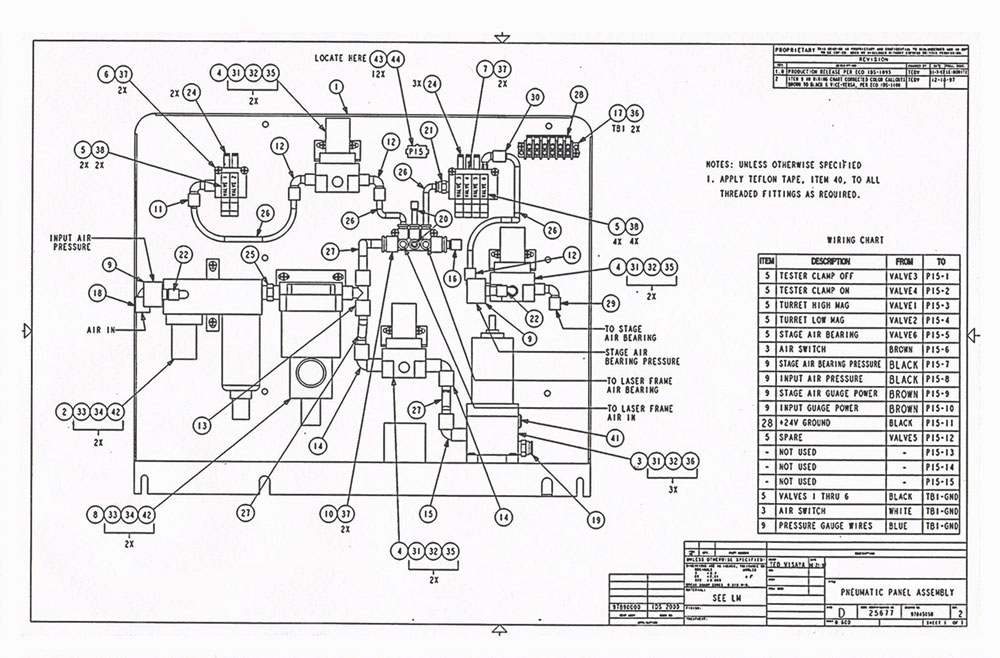
#> input picture Dataset/BOM-Dataset/11.jpg, 1000 x 658 px
$ python -i cell_detector.py   (imports and definitions only)
#> lines starting #> are read from the running program, lines starting #| are printed output that depends on the picture; after the words box and inside, x2 and y2 are one past the last pixel; in counts of white or black regions, pixels touching at a corner belong together
#> further down, picture is the input picture: shape (658, 1000, 3); mean B, G, R 230.1, 228.7, 230.1

import cv2
import numpy as np
import logging
from typing import List, Tuple, Optional

logger = logging.getLogger(__name__)


class CellDetector:

    def __init__(
        self,
        min_line_length: int = 30,
        kernel_scale: int = 15,
    ):

        self.min_line_length = min_line_length
        self.kernel_scale = kernel_scale

    def preprocess(self, image: np.ndarray) -> np.ndarray:
        if len(image.shape) == 3:
            gray = cv2.cvtColor(image, cv2.COLOR_BGR2GRAY)
        else:
            gray = image.copy()

        # Adaptive threshold to handle varying illumination
        binary = cv2.adaptiveThreshold(
            gray, 255,
            cv2.ADAPTIVE_THRESH_GAUSSIAN_C,
            cv2.THRESH_BINARY_INV,
            blockSize=15,
            C=9,
        )
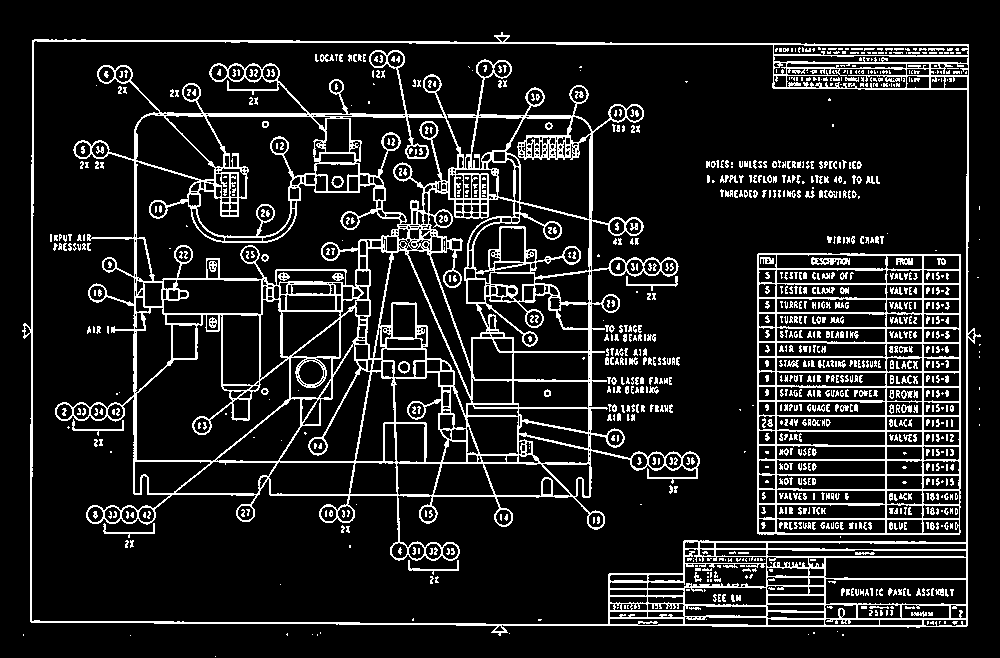
#> binary: shape (658, 1000); 12.7% white in thin lines or dots

        return binary

    def detect_lines(
        self, binary: np.ndarray
    ) -> Tuple[np.ndarray, np.ndarray]:

        h, w = binary.shape[:2]

        # Horizontal lines
        h_kernel_size = max(w // self.kernel_scale, self.min_line_length)
        h_kernel = cv2.getStructuringElement(
            cv2.MORPH_RECT, (h_kernel_size, 1)
        )
        horizontal = cv2.morphologyEx(binary, cv2.MORPH_OPEN, h_kernel, iterations=2)
#> horizontal: shape (658, 1000); 2.3% white in thin lines or dots, all inside (x1, y1, x2, y2) = (32, 40, 971, 627)

        # Vertical lines
        v_kernel_size = max(h // self.kernel_scale, self.min_line_length)
        v_kernel = cv2.getStructuringElement(
            cv2.MORPH_RECT, (1, v_kernel_size)
        )
        vertical = cv2.morphologyEx(binary, cv2.MORPH_OPEN, v_kernel, iterations=2)
#> vertical: shape (658, 1000); 0.99% white in thin lines or dots, all inside (x1, y1, x2, y2) = (30, 40, 969, 627)

        # Dilate to connect broken lines
        dilate_kernel = cv2.getStructuringElement(cv2.MORPH_RECT, (3, 3))
        horizontal = cv2.dilate(horizontal, dilate_kernel, iterations=1)
#> horizontal: shape (658, 1000); 5.2% white; 37 white regions, largest, box (x1, y1, x2, y2) and area: (33, 39, 972, 47) 3884, (31, 620, 970, 628) 3672, (134, 460, 594, 465) 1632
        vertical = cv2.dilate(vertical, dilate_kernel, iterations=1)
#> vertical: shape (658, 1000); 2.1% white; 10 white regions, largest, box (x1, y1, x2, y2) and area: (29, 39, 35, 624) 2426, (965, 43, 970, 628) 2376, (587, 128, 593, 498) 1870

        return horizontal, vertical

    def find_intersections(
        self,
        horizontal: np.ndarray,
        vertical: np.ndarray,
    ) -> np.ndarray:
        intersections = cv2.bitwise_and(horizontal, vertical)
#> intersections: shape (658, 1000); 0.21% white; 122 white regions (122 under 20 px)

        # Dilate intersections to merge nearby points
        kernel = cv2.getStructuringElement(cv2.MORPH_RECT, (5, 5))
        intersections = cv2.dilate(intersections, kernel, iterations=2)
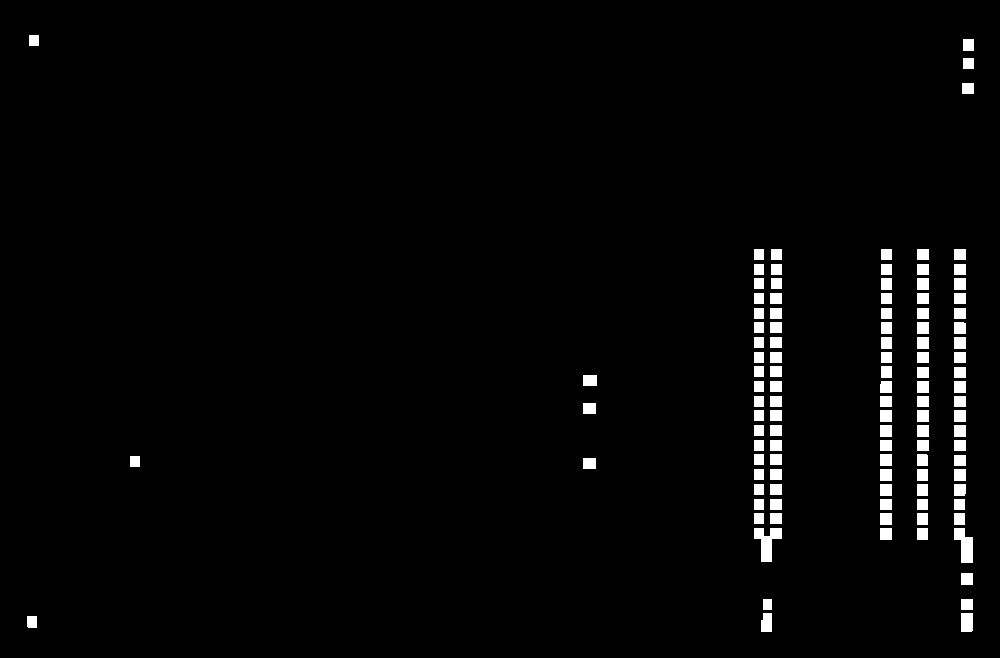
#> intersections: shape (658, 1000); 2.3% white; 113 white regions

        return intersections

    def extract_grid_points(
        self, intersections: np.ndarray
    ) -> Tuple[List[int], List[int]]:

        # Find contours of intersection regions
        contours, _ = cv2.findContours(
            intersections, cv2.RETR_EXTERNAL, cv2.CHAIN_APPROX_SIMPLE
        )
#> contours = 113 contours; largest, box (x1, y1, x2, y2) and area: (754, 528, 782, 562) 446, (954, 528, 973, 563) 380, (961, 613, 973, 632) 198, (761, 613, 772, 632) 166, (583, 375, 597, 386) 130

        if not contours:
            return [], []

        # Get center points of intersection regions
        points = []
        for cnt in contours:
            M = cv2.moments(cnt)
            if M["m00"] > 0:
                cx = int(M["m10"] / M["m00"])
                cy = int(M["m01"] / M["m00"])
                points.append((cx, cy))
#> this loop made 113 passes
#> (cnt, cx, cy) on passes 4, 5, 6, 8, 9, 11, 12: ([[961, 599], [961, 609], [972, 609], [972, 599]], 966, 604), ([[763, 599], [763, 609], [771, 609], [771, 599]], 767, 604), ([[961, 573], [961, 584], [972, 584], [972, 573]], 966, 578), ([[917, 528], [917, 539], [927, 539], [927, 528]], 922, 533), ([[880, 528], [880, 539], [891, 539], [891, 528]], 885, 533), ([[954, 513], [954, 524], [964, 524], [964, 513]], 959, 518), ([[917, 513], [917, 524], [927, 524], [927, 513]], 922, 518)
#> after the loop, points = 113 pairs, first value 31 to 968, second value 40 to 622

        if not points:
            return [], []

        # Cluster points into rows and columns
        xs = sorted(set(p[0] for p in points))
#> xs = [31, 33, 134, 589, 758, 766, 767, 775, 776, 885, 886, 921, 922, 959, 964, 966, 967, 968]
        ys = sorted(set(p[1] for p in points))
#> ys = 36 values from 40 to 622

        # Merge close points (within threshold)
        def merge_close(values: List[int], threshold: int = 15) -> List[int]:
#> called with threshold = 15
            if not values:
                return []
            merged = [values[0]]
#> merged = [31]
            for v in values[1:]:
                if v - merged[-1] > threshold:
                    merged.append(v)
                else:
                    # Average with previous
                    merged[-1] = (merged[-1] + v) // 2
#> this loop made 17 passes
#> v on passes 1 to 8: 33, 134, 589, 758, 766, 767, 775, 776
#> after the loop, merged = [32, 134, 589, 772, 885, 921, 966]
            return merged

        cols = merge_close(xs)
#> cols = [32, 134, 589, 772, 885, 921, 966]
        rows = merge_close(ys)
#> the loop in merge_close (call 2), `for v in values[1:]:` made 35 passes
#> v on passes 1 to 8: 44, 63, 88, 254, 269, 283, 298, 313
#> rows = [42, 63, 88, 261, 290, 320, 349, 380, 409, 437, 467, 496, 525, 543, 578, 604, 621]

        logger.info(f"Grid: {len(rows)} rows x {len(cols)} cols")

        return rows, cols

    def build_cell_grid(
        self,
        rows: List[int],
        cols: List[int],
        image_shape: Tuple[int, int],
    ) -> List[List[Tuple[int, int, int, int]]]:

        if len(rows) < 2 or len(cols) < 2:
            logger.warning("Not enough grid lines to form cells")
            return []

        cells = []
        for i in range(len(rows) - 1):
            row_cells = []
            for j in range(len(cols) - 1):
                x1 = cols[j]
                y1 = rows[i]
                x2 = cols[j + 1]
                y2 = rows[i + 1]

                # Add small padding inward to avoid line artifacts
                pad = 3
                x1 = min(x1 + pad, x2)
                y1 = min(y1 + pad, y2)
                x2 = max(x2 - pad, x1)
                y2 = max(y2 - pad, y1)

                row_cells.append((x1, y1, x2, y2))
            cells.append(row_cells)

        logger.info(f"Built {len(cells)} x {len(cells[0]) if cells else 0} cell grid")

        return cells

    def detect_cells(
        self, image: np.ndarray
    ) -> Tuple[List[List[Tuple[int, int, int, int]]], np.ndarray]:

        binary = self.preprocess(image)
        horizontal, vertical = self.detect_lines(binary)
        intersections = self.find_intersections(horizontal, vertical)
        rows, cols = self.extract_grid_points(intersections)
#> cols = [32, 134, 589, 772, 885, 921, 966]

        h, w = image.shape[:2]
        cells = self.build_cell_grid(rows, cols, (h, w))
#> the loop in build_cell_grid, `for i in range(len(rows) - 1):` made 16 passes
#> after the loop in build_cell_grid, `for i in range(len(rows) - 1):`: cells = 16 items
#> cells = 16 items

        # Create debug visualization
        debug = image.copy() if len(image.shape) == 3 else cv2.cvtColor(image, cv2.COLOR_GRAY2BGR)

        # Draw detected lines
        line_mask = cv2.bitwise_or(horizontal, vertical)
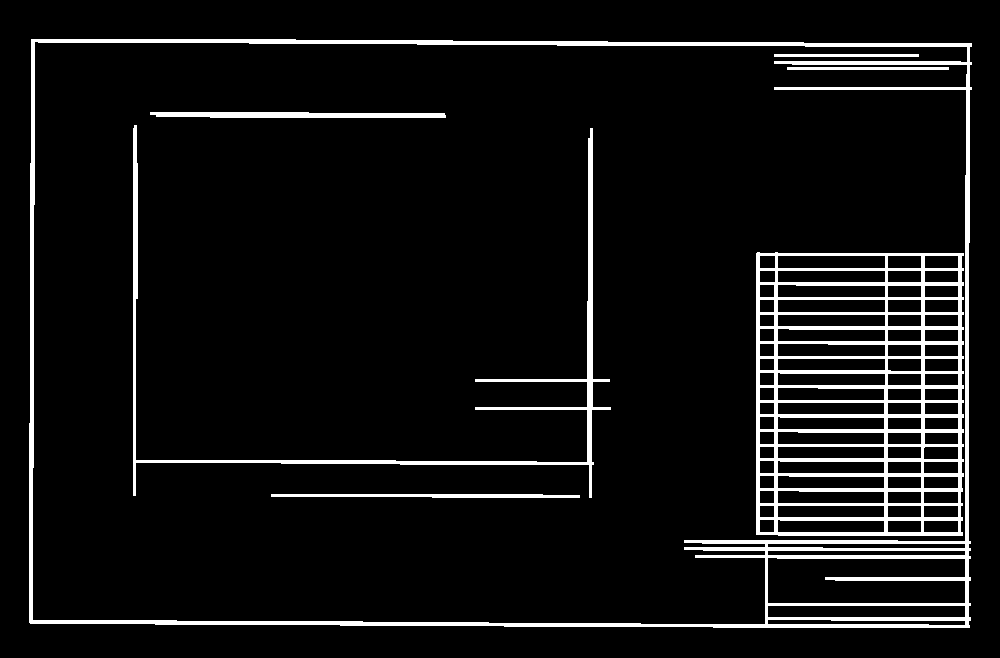
#> line_mask: shape (658, 1000); 7.1% white; 7 white regions, largest, box (x1, y1, x2, y2) and area: (29, 39, 972, 628) 18783, (756, 252, 964, 536) 18507, (133, 125, 611, 498) 5681
        debug[line_mask > 0] = [0, 0, 255]  # Red for lines
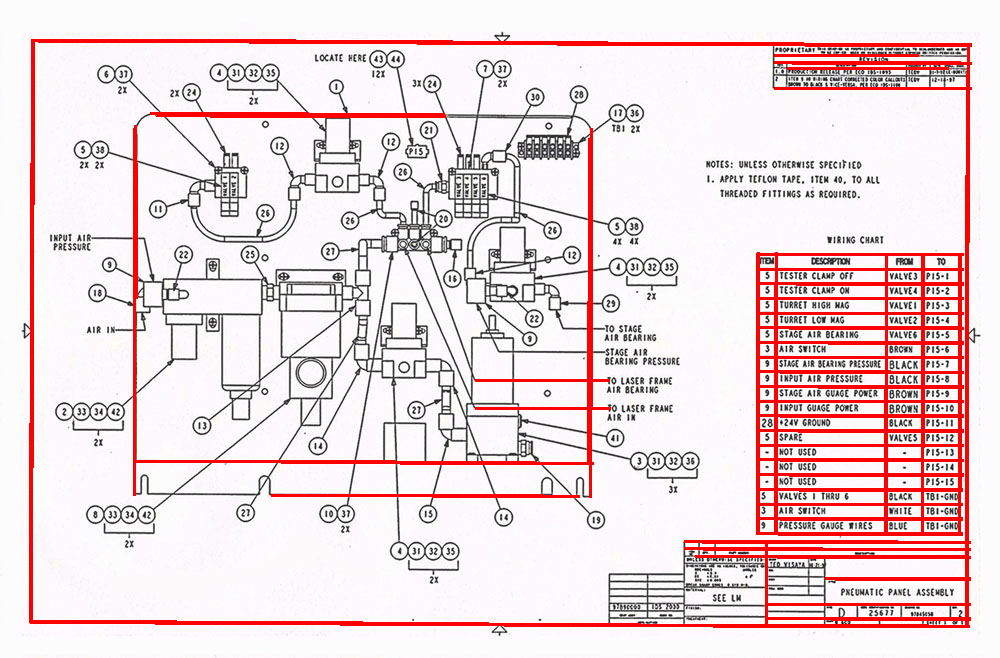
#> debug: shape (658, 1000, 3); 7.07% of pixels changed, all inside (x1, y1, x2, y2) = (29, 39, 972, 628)

        # Draw cell boundaries
        for row in cells:
            for (x1, y1, x2, y2) in row:
                cv2.rectangle(debug, (x1, y1), (x2, y2), (0, 255, 0), 1)
#> this loop made 16 passes
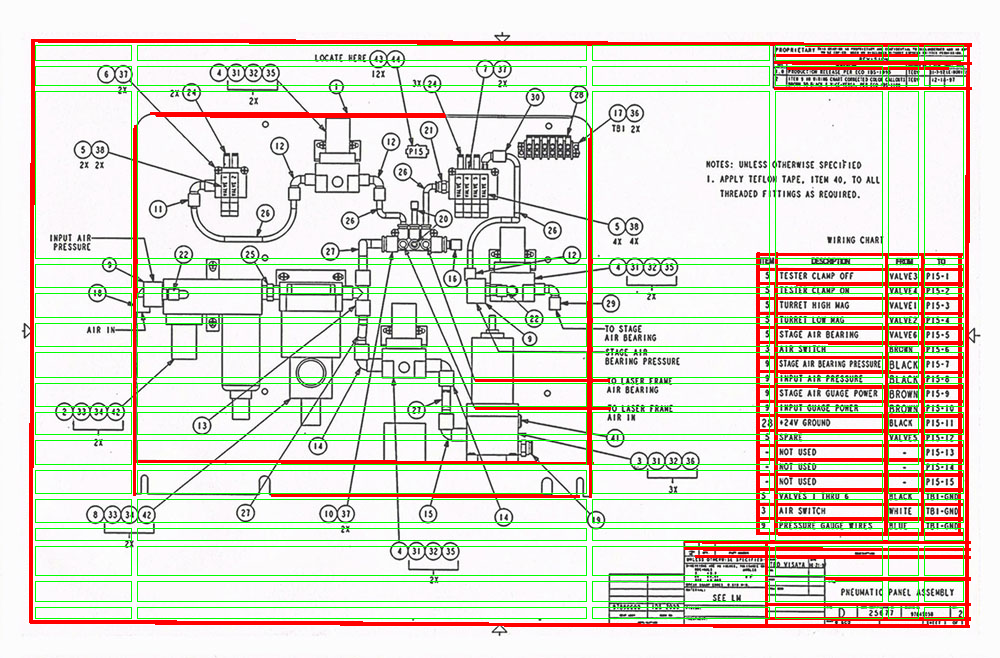
#> debug: shape (658, 1000, 3); 5.25% of pixels changed, all inside (x1, y1, x2, y2) = (35, 45, 964, 619)

        return cells, debug

    # [51 lines left out: function detect_cells_fallback, not called in this run]

>>> import cv2
>>> picture = cv2.imread('../../Dataset/BOM-Dataset/11.jpg')
>>> result = CellDetector().detect_cells(picture)

$ run again, on Dataset/BOM-Dataset/15.jpg
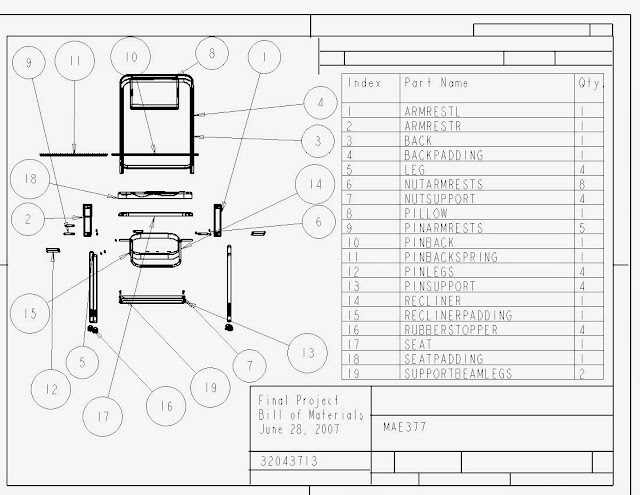
#> input picture Dataset/BOM-Dataset/15.jpg, 640 x 495 px
#> picture is the input picture: shape (495, 640, 3); min 0, max 255, mean 234.1
#> in preprocess, `binary = cv2.adaptiveThreshold( gray, 255, cv2.ADAPTIVE_THRESH_GAUSSIA..`:
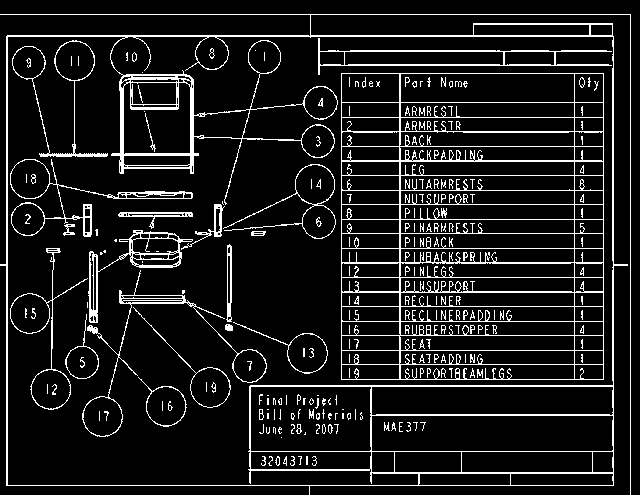
#> binary: shape (495, 640); 10.3% white in thin lines or dots
#> contours = 101 contours; largest, box (x1, y1, x2, y2) and area: (598, 374, 619, 392) 211, (598, 60, 619, 79) 201, (185, 149, 199, 161) 143, (115, 149, 129, 161) 143, (366, 464, 377, 478) 128
#> the loop in extract_grid_points, `for cnt in contours:` made 101 passes
#> (cnt, cx, cy) on passes 1, 2, 3, 4, 5, 8, 9: ([[608, 480], [608, 490], [618, 490], [618, 480]], 613, 485), ([[366, 480], [366, 488], [376, 488], [376, 480]], 371, 484), ([[245, 480], [245, 488], [255, 488], [255, 480]], 250, 484), ([[3, 480], [3, 490], [12, 490], [12, 480]], 7, 485), ([[608, 467], [608, 478], [618, 478], [618, 467]], 613, 472), ([[608, 446], [608, 456], [618, 456], [618, 446]], 613, 451), ([[366, 446], [366, 456], [376, 456], [376, 446]], 371, 451)
#> after the loop in extract_grid_points, `for cnt in contours:`: points = 101 pairs, first value 7 to 630, second value 14 to 485
#> xs = [7, 121, 191, 250, 342, 371, 399, 573, 574, 603, 608, 612, 613, 630]
#> ys = 41 values from 14 to 485
#> in merge_close, `merged = [values[0]]`: merged = [7]
#> the loop in merge_close, `for v in values[1:]:` made 13 passes
#> v on passes 1 to 8: 121, 191, 250, 342, 371, 399, 573, 574
#> after the loop in merge_close, `for v in values[1:]:`: merged = [7, 121, 191, 250, 342, 371, 399, 573, 610, 630]
#> the loop in merge_close (call 2), `for v in values[1:]:` made 40 passes
#> v on passes 1 to 8: 35, 36, 51, 69, 73, 102, 117, 131
#> in extract_grid_points, `rows = merge_close(ys)`: rows = [14, 35, 51, 71, 109, 138, 159, 182, 211, 240, 273, 298, 331, 357, 382, 414, 451, 481]
#> in detect_cells, `rows, cols = self.extract_grid_points(intersections)`: cols = [7, 121, 191, 250, 342, 371, 399, 573, 610, 630]
#> the loop in build_cell_grid, `for i in range(len(rows) - 1):` made 17 passes
#> after the loop in build_cell_grid, `for i in range(len(rows) - 1):`: cells = 17 items
#> line_mask: shape (495, 640); 13.4% white; 10 white regions, largest, box (x1, y1, x2, y2) and area: (340, 72, 607, 381) 20173, (5, 34, 617, 487) 15278, (0, 13, 634, 495) 3339
#> the loop in detect_cells, `for row in cells:` made 17 passes
#> after the loop in detect_cells, `for row in cells:`:
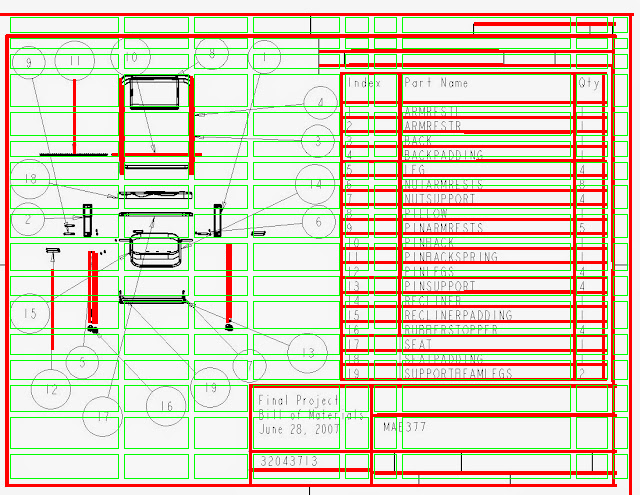
#> debug: shape (495, 640, 3); mean B, G, R 190.4, 211.3, 222.3
